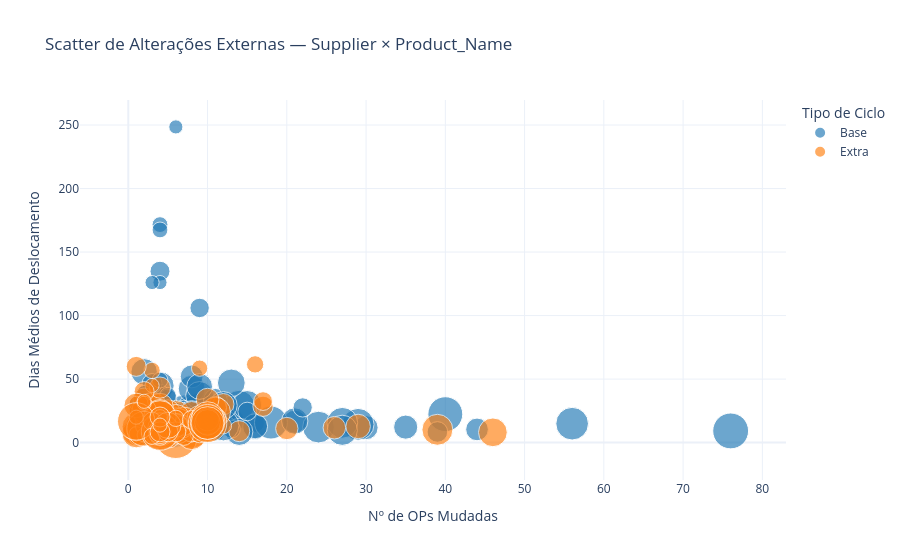

Notebook code for this chart:
### Code cell
df_freq, df_freq_rev, df_freq_ext, df_supplier_product_ext = prepare_instability_data(df_freq)
plot_instability_scatter(df_supplier_product_ext, colors_cycle)
print("\n=== Top 10 pares Supplier x Product_Name com mais OPs alteradas externamente ===")
print(df_supplier_product_ext.nlargest(10, 'n_ops_mudadas')[
    ['supplier_name', 'product_name', 'cycle_type', 'n_ops_mudadas', 'dias_deslocamento_medio', 'n_rev_ext_medio', 'total_rev_ext']
].to_string(index=False))

### Figure 1 — Plotly figure (JSON) as saved in the notebook; plotly's stock layout.template omitted (floating-point values rounded to 4 significant figures; data arrays with more than 128 entries replaced by an {"elided": "..."} marker saying what was removed)
{"data": [{"customdata": {"elided": "119x3 mixed values"}, "hovertemplate": "Tipo de Ciclo=Base<br>Nº de OPs Mudadas=%{x}<br>Dias Médios de Deslocamento=%{y}<br>Nº Médio de Revisões Externas por OP=%{marker.size}<br>supplier_name=%{customdata[0]}<br>product_name=%{customdata[1]}<br>total_rev_ext=%{customdata[2]}<extra></extra>", "legendgroup": "Base", "marker": {"color": "#1f77b4", "opacity": 0.65, "size": [1.6, 2.67, 1.67, 2.9, 2.75, 2.4, 1.75, 3.06, 4.71, 4.12, 3.5, 2.33, 1.33, 1.44, 1.8, 2.2, 1.5, 4.3, 3.8, 5.07, 5.04, 4.74, 5.44, 3.83, 6.22, 6.08, 3.62, 4.2, 2.17, 3.31, 4.57, 1.67, 2.09, 5.34, 4.0, 3.5, 4.2, 5.67, 6.43, 1.83, 1.75, 2.57, 3.12, 1.57, 3.14, 2.43, 2.17, 2.0, 1.0, 2.62, 1.5, 2.67, 1.0, 2.62, 3.71, 1.71, 1.4, 1.73, 4.33, 4.38, 8.0, 2.91, 2.33, 3.0, 1.75, 1.0, 2.29, 2.56, 3.48, 2.29, 1.0, 1.5, 1.0, 2.33, 1.0, 1.5, 1.0, 3.22, 1.25, 1.25, 2.0, 1.0, 1.0, 7.5, 1.89, 3.89, 1.0, 1.64, 1.33, 2.25, 1.62, 2.0, 1.4, 1.25, 1.6, 1.4, 4.56, 4.83, 2.82, 4.57, 3.85, 3.33, 2.0, 5.0, 1.4, 1.86, 1.88, 1.5, 2.0, 1.25, 1.67, 2.0, 1.0, 1.22, 2.0, 2.13, 4.62, 3.83, 1.5], "sizemode": "area", "sizeref": 0.01, "symbol": "circle"}, "mode": "markers", "name": "Base", "orientation": "v", "showlegend": true, "type": "scatter", "x": [5, 21, 3, 30, 12, 10, 16, 16, 7, 8, 8, 3, 6, 9, 5, 5, 2, 10, 10, 29, 24, 27, 18, 6, 9, 40, 8, 10, 6, 13, 14, 3, 11, 56, 4, 2, 15, 3, 76, 6, 8, 44, 16, 7, 7, 7, 6, 8, 3, 8, 8, 6, 3, 8, 14, 7, 5, 15, 3, 8, 3, 35, 6, 2, 4, 2, 7, 9, 21, 7, 2, 6, 1, 6, 4, 4, 4, 9, 4, 4, 4, 4, 3, 4, 9, 9, 6, 11, 6, 4, 13, 6, 5, 4, 5, 5, 27, 12, 11, 7, 13, 9, 3, 2, 5, 22, 8, 4, 2, 4, 3, 6, 2, 9, 2, 39, 8, 12, 4], "xaxis": "x", "y": [17.4, 16.5, 10.6, 11.8, 21.5, 19.2, 15.4, 12.2, 25.4, 26.8, 22.7, 24.3, 6.8, 6.0, 16.1, 14.2, 6.3, 25.0, 13.7, 14.4, 12.2, 15.6, 15.8, 16.2, 25.1, 22.4, 42.4, 18.8, 9.8, 16.9, 29.3, 32.2, 17.7, 14.9, 44.7, 55.7, 29.6, 15.5, 9.2, 3.9, 6.4, 10.4, 12.9, 23.5, 22.0, 24.7, 23.8, 22.8, 9.3, 52.1, 21.2, 17.8, 7.0, 11.1, 8.5, 11.9, 15.3, 24.5, 28.8, 11.2, 30.8, 12.2, 8.5, 19.2, 21.0, 13.5, 23.2, 16.5, 17.0, 18.1, 8.5, 4.1, 21.0, 12.6, 33.0, 32.0, 33.0, 21.7, 171.6, 167.4, 134.9, 126.0, 126.0, 16.6, 106.0, 37.1, 248.5, 8.4, 4.6, 6.3, 10.6, 6.9, 6.7, 39.8, 35.1, 36.9, 9.7, 13.6, 33.3, 10.3, 47.0, 44.2, 46.5, 27.7, 11.9, 27.7, 14.3, 9.7, 6.0, 49.2, 28.0, 11.6, 39.5, 8.5, 23.0, 8.4, 21.1, 29.3, 5.2], "yaxis": "y"}, {"customdata": {"elided": "149x3 mixed values"}, "hovertemplate": "Tipo de Ciclo=Extra<br>Nº de OPs Mudadas=%{x}<br>Dias Médios de Deslocamento=%{y}<br>Nº Médio de Revisões Externas por OP=%{marker.size}<br>supplier_name=%{customdata[0]}<br>product_name=%{customdata[1]}<br>total_rev_ext=%{customdata[2]}<extra></extra>", "legendgroup": "Extra", "marker": {"color": "#ff7f0e", "opacity": 0.65, "size": {"elided": "149 float values"}, "sizemode": "area", "sizeref": 0.01, "symbol": "circle"}, "mode": "markers", "name": "Extra", "orientation": "v", "showlegend": true, "type": "scatter", "x": {"elided": "149 int values"}, "xaxis": "x", "y": {"elided": "149 float values"}, "yaxis": "y"}], "layout": {"legend": {"itemsizing": "constant", "title": {"text": "Tipo de Ciclo"}, "tracegroupgap": 0}, "title": {"text": "Scatter de Alterações Externas — Supplier × Product_Name"}, "xaxis": {"anchor": "y", "domain": [0, 1], "title": {"text": "Nº de OPs Mudadas"}}, "yaxis": {"anchor": "x", "domain": [0, 1], "title": {"text": "Dias Médios de Deslocamento"}}}}
